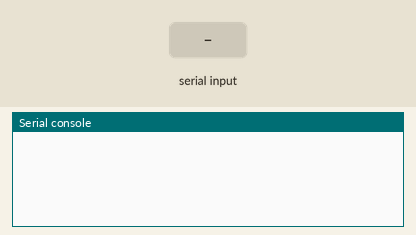
The program below on a simulated Raspberry Pi Pico running MicroPython. On the bench: the last lines printed to the serial console. The test bench sets the inputs (shaded band).

Above: at 1.2 s.
1.3 s: "1\n" received over the second serial link
At 2.4 s:
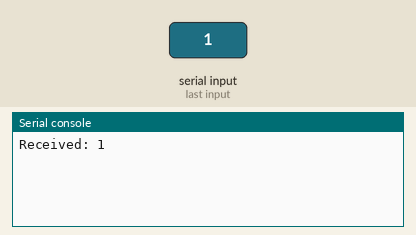
3.5 s: "0\n" received over the second serial link
At 4.8 s:
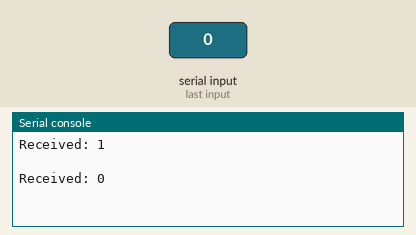
5.0 s: "2\n" received over the second serial link
At 5.9 s:
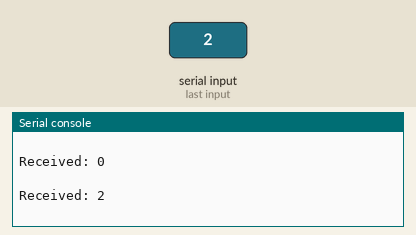

The program:

data_UART.py
```python
import machine
import utime

# Initialize UART
uart = machine.UART(0, baudrate=9600, tx=machine.Pin(0), rx=machine.Pin(1))

while True:
    # Send data via UART
    uart.write("Hello, UART!\n")

    # Receive and print data from UART
    if uart.any():
        received_data = uart.read()
        print("Received:", received_data.decode("utf-8"))  # Decode received bytes to a string

    utime.sleep(1)
```

Measured:
- after the input at 1.3 s, the serial console: prints a new line after 0.70 s (image 1)
- after the input at 3.5 s, the serial console: prints a new line after 0.50 s (image 2)
- after the input at 5.0 s, the serial console: prints a new line at once (image 3)
